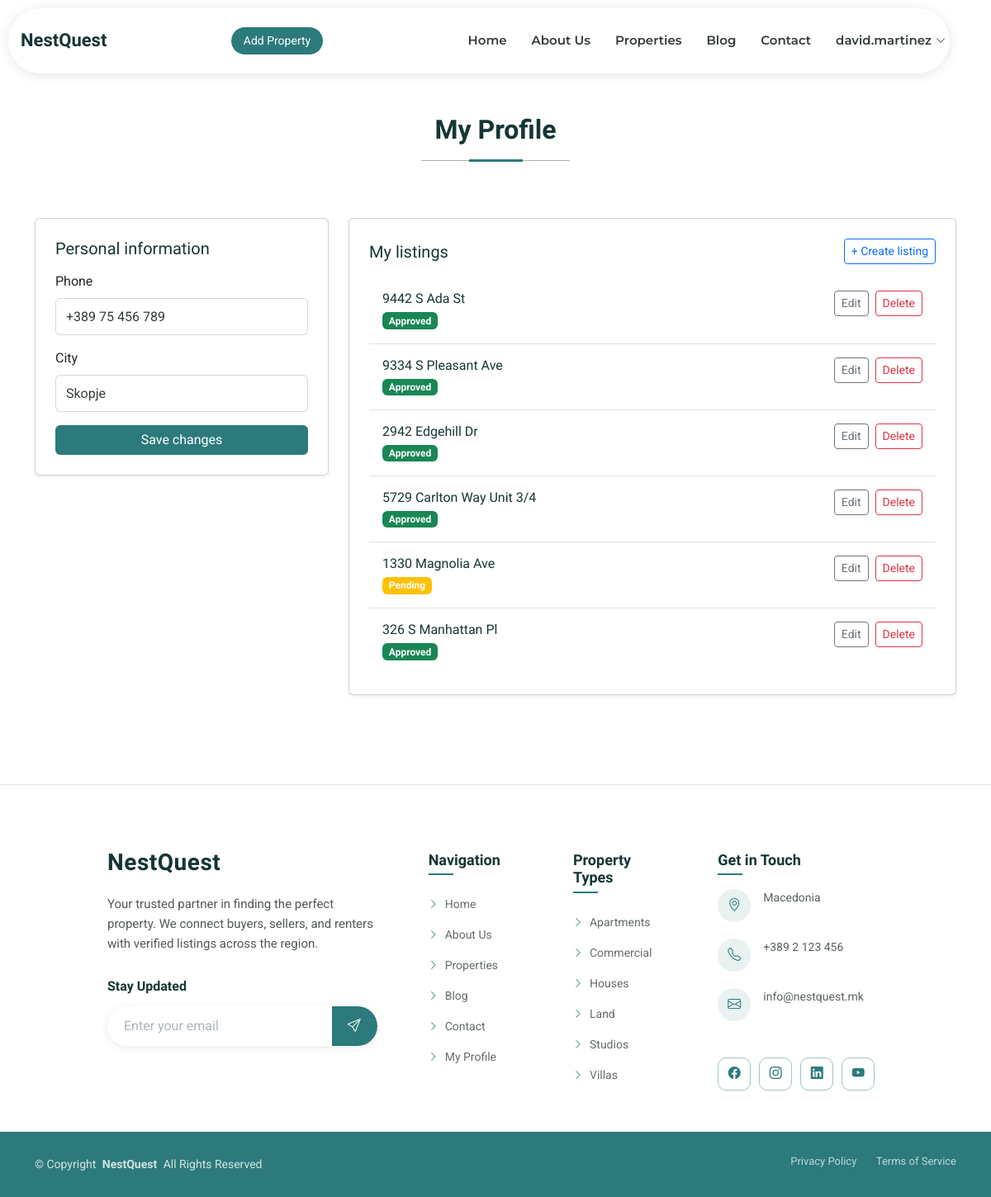
Page /accounts/profile/ (signed in) on the committed database.
### accounts/models.py (models this page shows, shortened)
class Profile(models.Model):
    USER = "USER"
    ADMIN = "ADMIN"
    ROLE_CHOICES = [
        (USER, "User"),
        (ADMIN, "Admin"),
    ]
    user = models.OneToOneField(User, on_delete=models.CASCADE, related_name="profile")
    photo = models.ImageField(upload_to="profiles/", blank=True, null=True)
    phone = models.CharField(max_length=20, blank=True)
    city = models.CharField(max_length=100, blank=True)
    role = models.CharField(max_length=10, choices=ROLE_CHOICES, default=USER)
    @property
    def is_user(self):
        return self.role == self.USER

### properties/models.py (models this page shows, shortened)
class Property(models.Model):
    LISTING_TYPE_CHOICES = [
        ("sale", "For Sale"),
        ("rent", "For Rent"),
    ]
    STATUS_CHOICES = [
        ("pending", "Pending"),
        ("approved", "Approved"),
        ("rejected", "Rejected"),
    ]
    PROPERTY_TYPE_CHOICES = [
        ("apartment", "Apartment"),
        ("studio", "Studio"),
        ("house", "House"),
        ("villa", "Villa"),
        ("land", "Land"),
        ("commercial", "Commercial"),
    ]
    owner = models.ForeignKey(User, on_delete=models.CASCADE)
    name = models.CharField(max_length=200)
    description = models.TextField()
    price = models.DecimalField(max_digits=20, decimal_places=2, default=0)
    area = models.DecimalField(max_digits=8, decimal_places=2)
    rooms = models.IntegerField(null=True, blank=True)
    bedrooms = models.IntegerField(null=True, blank=True)
    bathrooms = models.IntegerField(null=True, blank=True)
    city = models.CharField(max_length=100, db_index=True)
    location = models.CharField(
        max_length=200,
        blank=True,
        help_text="Neighborhood / area"
    )
    latitude = models.FloatField(null=True, blank=True)
    longitude = models.FloatField(null=True, blank=True)
    property_type = models.CharField(
        max_length=20,
        choices=PROPERTY_TYPE_CHOICES,
        default="apartment"
    )
    features = models.ManyToManyField(
        Feature,
        blank=True,
        related_name="properties"
    )
    custom_features = models.TextField(
        blank=True,
        null=True,
        help_text="Additional features entered by the user"
    )
    status = models.CharField(
        max_length=20,
        choices=STATUS_CHOICES,
        default="pending"
    )
    created_at = models.DateTimeField(auto_now_add=True)
    updated_at = models.DateTimeField(auto_now=True)
    listing_type = models.CharField(
        max_length=10,
        choices=LISTING_TYPE_CHOICES,
        default="sale"
    )
    class Meta:
        verbose_name = "Property"
        verbose_name_plural = "Properties"

### accounts/views.py (the view)
# urls.py: path("profile/", views.profile, name="profile"),
@login_required
def profile(request):
    profile, _ = Profile.objects.get_or_create(user=request.user, defaults={"role": Profile.USER})
    if request.user.is_staff or profile.role == Profile.ADMIN:
        return redirect("realestate_admin:index")
    properties = Property.objects.filter(owner=request.user)
    if request.method == "POST":
        profile.phone = request.POST.get("phone")
        profile.city = request.POST.get("city")
        profile.save()
        return redirect("profile")
    return render(request, "accounts/profile.html", {
        "profile": profile,
        "properties": properties
    })

### templates/accounts/profile.html (shortened to what this page needs)
{% extends "base.html" %}
{% block content %}
    <section class="section">
        <div class="container">
            <div class="section-title">
                <h2>My Profile</h2>
            </div>
            <div class="row g-4">
                <div class="col-lg-4">
                    <div class="card shadow-sm">
                        <div class="card-body p-4">
                            <h5 class="mb-3">Personal information</h5>
                            <form method="post">
                                <div class="mb-3">
                                    <label class="form-label">Phone</label>
                                    <input type="text"
                                           name="phone"
                                           value="{{ profile.phone }}"
                                           class="form-control">
                                </div>
                                <div class="mb-3">
                                    <label class="form-label">City</label>
                                    <input type="text"
                                           name="city"
                                           value="{{ profile.city }}"
                                           class="form-control">
                                </div>
                                <button type="submit" class="btn w-100" style="background-color: var(--accent-color); color: var(--contrast-color); border: none;">
                                    Save changes
                                </button>
                            </form>
                        </div>
                    </div>
                </div>
                <div class="col-lg-8">
                    <div class="card shadow-sm">
                        <div class="card-body p-4">
                            <div class="d-flex justify-content-between align-items-center mb-3">
                                <h5 class="mb-0">My listings</h5>
                                <a href="{% url 'create_property' %}" class="btn btn-sm btn-outline-primary">
                                    + Create listing
                                </a>
                            </div>
                            {% if properties %}
                                <div class="list-group list-group-flush">
                                    {% for property in properties %}
                                        <div class="list-group-item py-3">
                                            <div class="d-flex justify-content-between align-items-start">
                                                <div>
                                                    <h6 class="mb-1">{{ property.name }}</h6>
                                                    <div class="property-badges mt-1">
                                                        {% if property.status == "pending" %}
                                                            <span class="badge bg-warning">Pending</span>
                                                        {% elif property.status == "approved" %}
                                                            <span class="badge bg-success">Approved</span>
                                                        {% elif property.status == "rejected" %}
                                                            <span class="badge bg-danger">Rejected</span>
                                                        {% endif %}
                                                    </div>
                                                </div>
                                                <div class="d-flex gap-2">
                                                    <a href="{% url 'edit_property' property.id %}"
                                                       class="btn btn-sm btn-outline-secondary">
                                                        Edit
                                                    </a>
                                                    <form method="post"
                                                          action="{% url 'delete_property' property.id %}">
                                                        <button type="submit"
                                                                class="btn btn-sm btn-outline-danger"
                                                                onclick="return confirm('Are you sure?')">
                                                            Delete
                                                        </button>
                                                    </form>
                                                </div>
                                            </div>
                                        </div>
                                    {% endfor %}
                                </div>
                            {% else %}
                                <p class="text-muted mb-0">
                                    You don’t have any listings yet.
                                </p>
                            {% endif %}
                        </div>
                    </div>
                </div>
            </div>
        </div>
    </section>
{% endblock %}

### templates/partials/header.html (shortened to what this page needs)
{% load static %}
<header id="header" class="header d-flex align-items-center fixed-top">
    <div class="header-container container-fluid container-xl position-relative d-flex align-items-center justify-content-between">
        <a href="{% url 'home' %}" class="logo d-flex align-items-center me-auto me-xl-0">
            <h1 class="sitename">NestQuest</h1>
        </a>
        <nav id="navmenu" class="navmenu">
            <ul>
                <li><a href="{% url 'home' %}" {% if request.resolver_match.url_name == 'home' %}class="active"{% endif %}>Home</a></li>
                <li><a href="{% url 'about' %}" {% if request.resolver_match.url_name == 'about' %}class="active"{% endif %}>About Us</a></li>
                <li><a href="{% url 'property_list' %}" {% if request.resolver_match.url_name == 'property_list' or request.resolver_match.url_name == 'property_details' %}class="active"{% endif %}>Properties</a></li>
                <li><a href="{% url 'blog_list' %}" {% if request.resolver_match.url_name == 'blog_list' or request.resolver_match.url_name == 'blog_detail' %}class="active"{% endif %}>Blog</a></li>
                <li><a href="{% url 'contact' %}" {% if request.resolver_match.url_name == 'contact' %}class="active"{% endif %}>Contact</a></li>
                {% if user.is_authenticated %}
                    <li class="dropdown">
                        <a href="#">
                            <span>{{ user.username }}</span>
                            <i class="bi bi-chevron-down toggle-dropdown"></i>
                        </a>
                    </li>
                {% endif %}
            </ul>
        </nav>
        {% if user.is_authenticated and user.profile.is_user %}
            <a class="btn-getstarted" href="{% url 'create_property' %}">
                Add Property
            </a>
        {% elif not user.is_authenticated %}
            <a class="btn-getstarted" href="{% url 'login' %}">
                Login
            </a>
        {% endif %}
    </div>
</header>

### rows in the picture
Profile: phone "+389 75 456 789", city "Skopje"
Property: name "9442 S Ada St", status "Approved"
Property: name "9334 S Pleasant Ave", status "Approved"
Property: name "2942 Edgehill Dr", status "Approved"
Property: name "5729 Carlton Way Unit 3/4", status "Approved"
Property: name "1330 Magnolia Ave", status "Pending"
Property: name "326 S Manhattan Pl", status "Approved"

### other values in the picture
{{ user.username }} "david.martinez"
